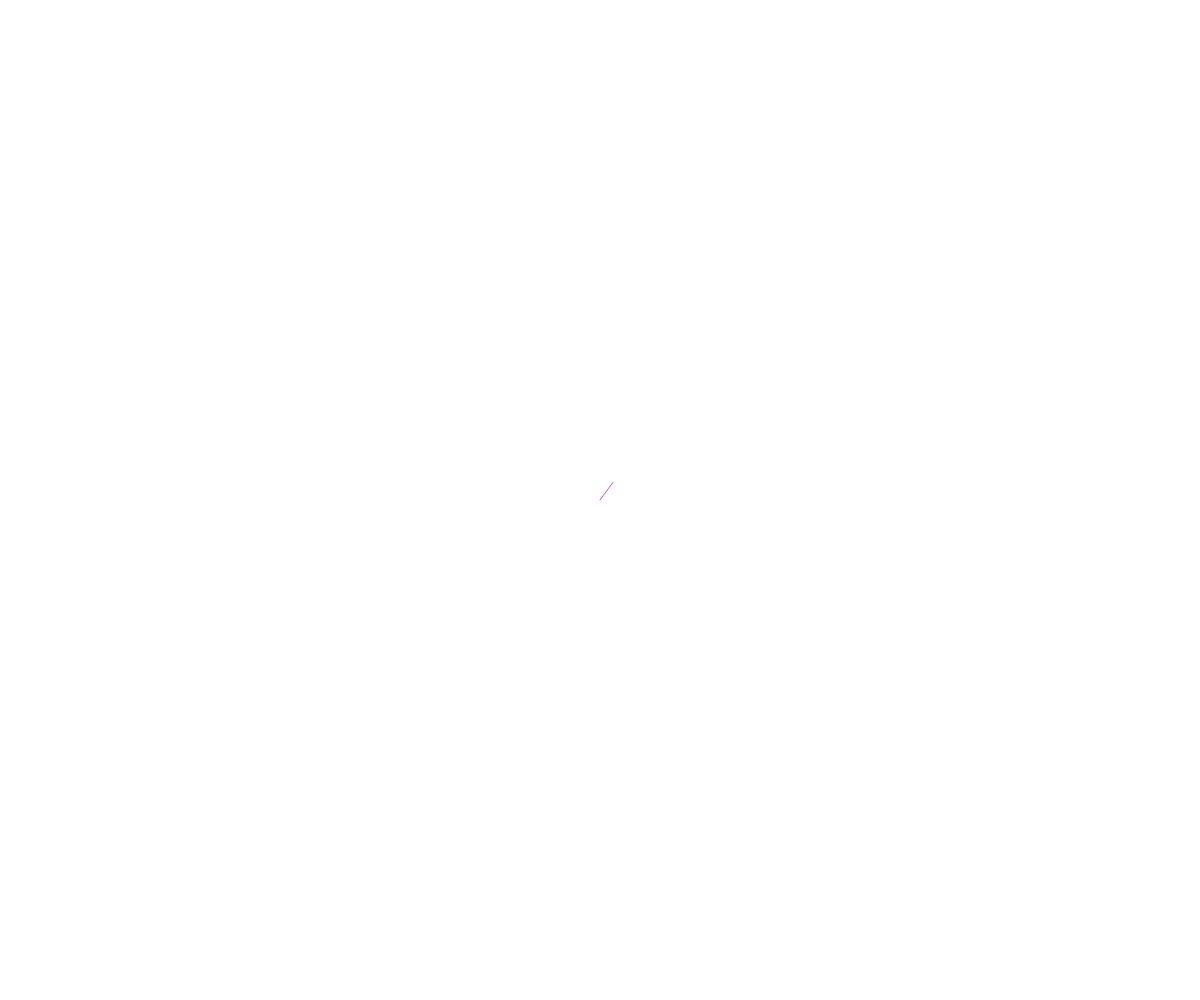
Frame 1 (no input)
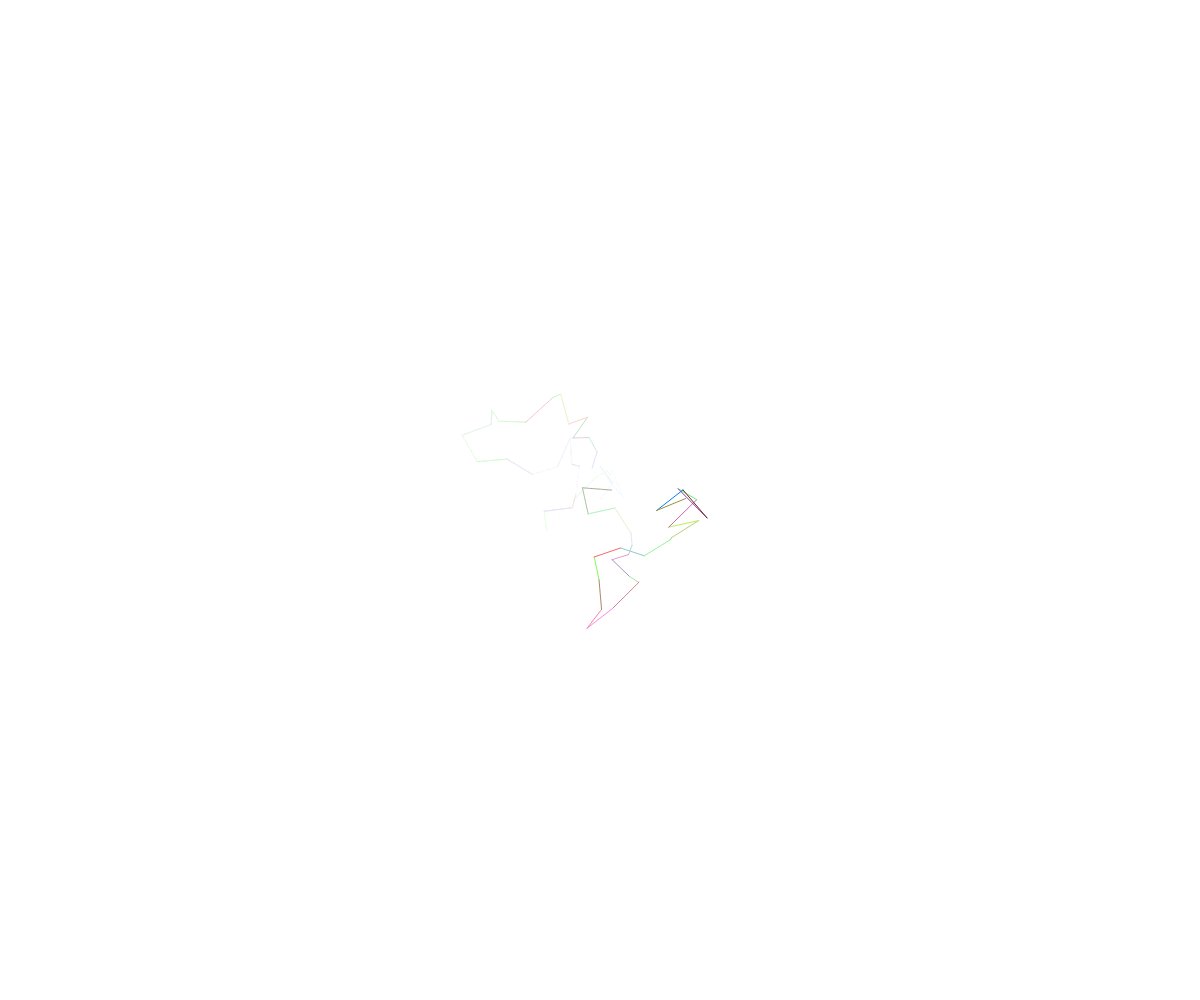
Frame 60 (no input)
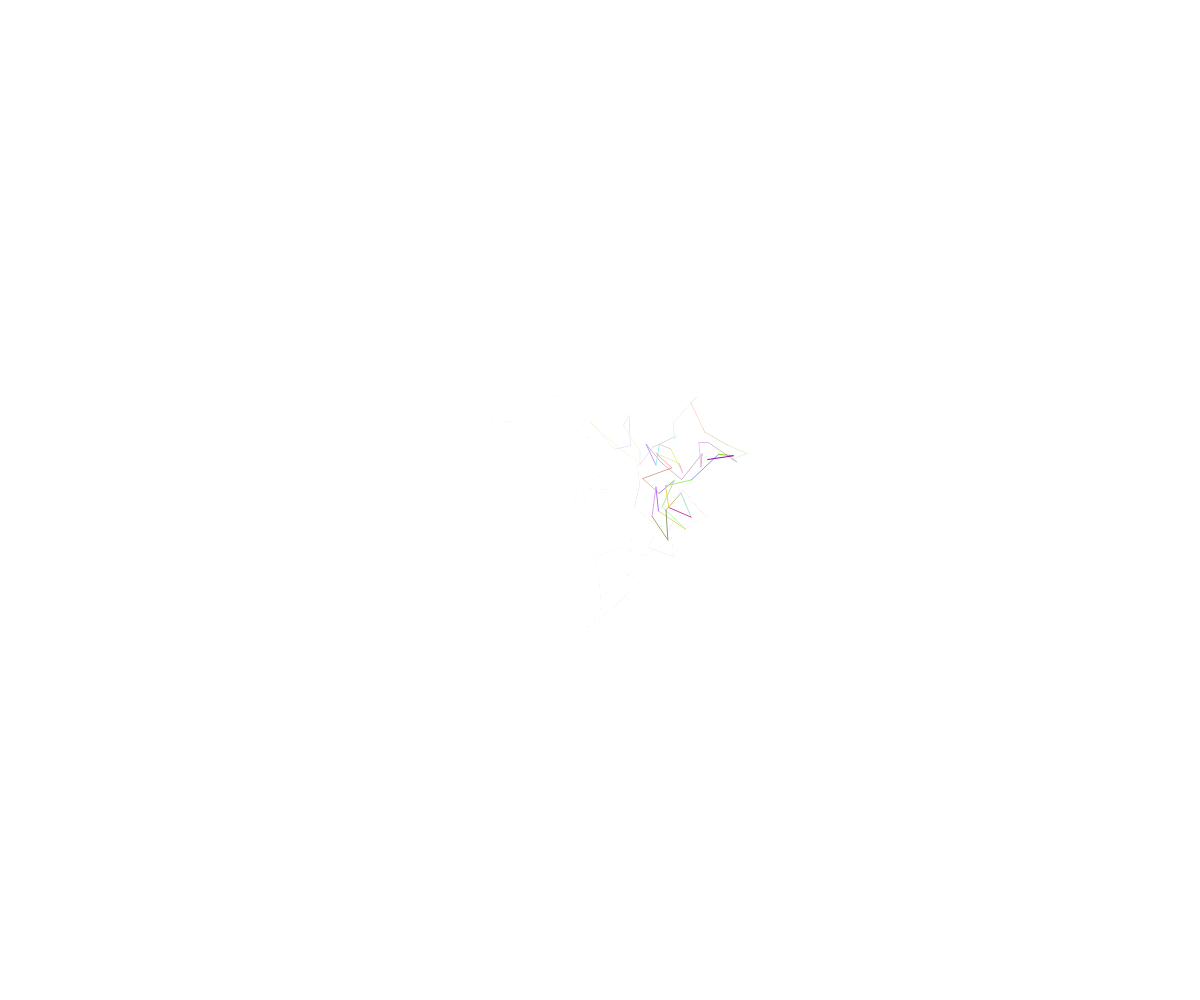
Frame 120 (the mouse pressed at the canvas centre since frame 60)

The p5.js sketch that drew these frames (run headless with seeded random() and noise() and a simulated clock; from frame 60 on, the mouse is pressed at the canvas centre):

// p5.js sketch
// ── sketch.js

var x, y, t, v, factorCrescimento, xAnterior, yAnterior;
function setup() 
{
  createCanvas (windowWidth, windowHeight);

  x = width/2;
  y = height/2;
  xAnterior = x;
  yAnterior = y;
  
  v = 30;
  t = v;
  factorCrescimento = 2;
  
}


function draw() 
{
  if (frameCount%50) background(255, 10);
  //background(random);
  x += random(-v, v);
  y += random(-v, v);
  t += factorCrescimento;
 
  if (x <= 0) x+=t;
  if (x >= width) x-=t;
  if (y <= 0) y+=t;
  if (y >= height) y-=t;

  if (t > 30 || t < 0 )factorCrescimento *=- 1;



  noFill();
  strokeWeight(1);
  stroke(random(255), random(255),random(255));
  line(xAnterior, yAnterior, x, y);

  xAnterior = x;
  yAnterior = y;
}


function windowResized() 
{
  resizeCanvas (windowWidth, windowHeight);
}
